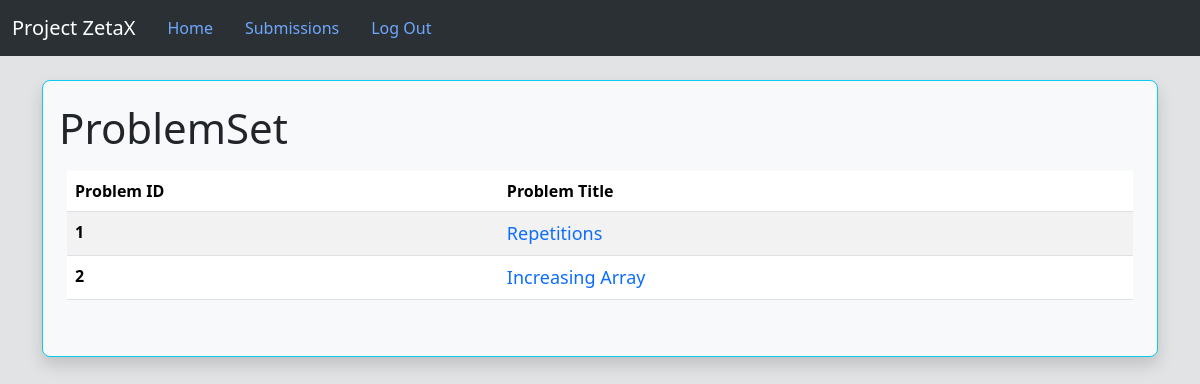
The page /contestant (signed in) on the database as committed earlier.
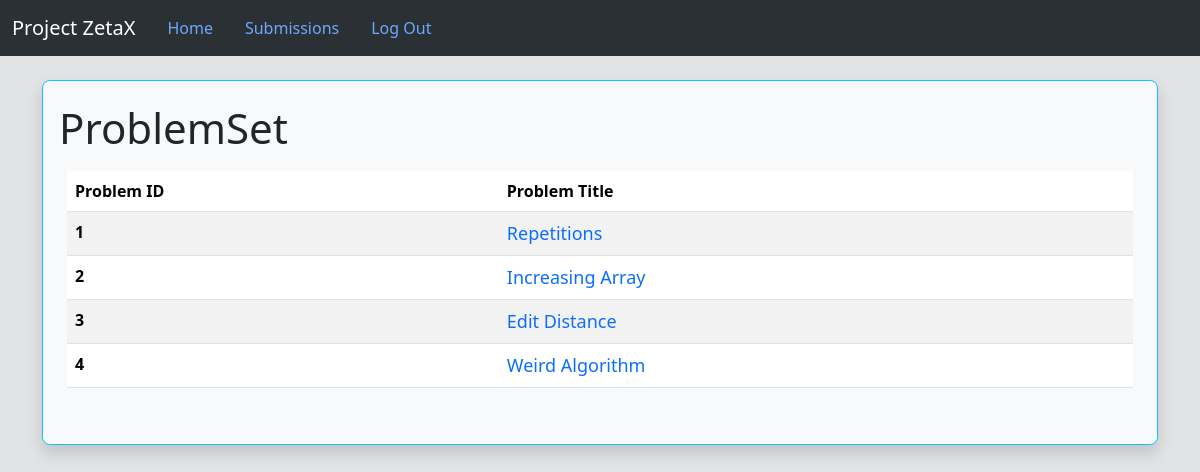
The same page on the database as committed later.
### Project/models.py (models this page shows, shortened)
class Problem(db.Model):
    __bind_key = 'problems'
    id = db.Column(db.Integer, primary_key=True)
    title = db.Column(db.String(100), nullable=False)
    description = db.Column(db.String(2000), nullable=False)
    sample_input = db.Column(db.String(100), nullable=False)
    sample_output = db.Column(db.String(100), nullable=False)
    exe_time = db.Column(db.Integer, nullable=False)
    exe_space = db.Column(db.Integer, nullable=False)
    judging_testcases = db.Column(db.String(1000000),nullable=False)
    exp_testcases_output = db.Column(db.String(1000000),nullable=False)
    user_id = db.Column(db.Integer, db.ForeignKey('user.id'))
    submission = db.relationship('Submissions',backref='problem')

### Project/routes.py (the view)
    def wrapped_function_contestant(*args,**kwargs):
        if (current_user.is_authenticated) and (current_user.type != 'Contestant'):
            flash("Please log in as Contestant to access this page",'error')
            return redirect(url_for('home'))
        return inner_func(*args,**kwargs)

### Project/models.py (called while the page is built)
@login_manager.user_loader
def load_user(id):
    return User.query.get(int(id))

### Project/routes.py (called while the page is built)
def contestant_required(inner_func):
    def wrapped_function_contestant(*args,**kwargs):
        if (current_user.is_authenticated) and (current_user.type != 'Contestant'):
            flash("Please log in as Contestant to access this page",'error')
            return redirect(url_for('home'))
        return inner_func(*args,**kwargs)
    wrapped_function_contestant.__name__ = inner_func.__name__
    return wrapped_function_contestant

@app.route('/contestant', methods= ['GET'])
@login_required
@contestant_required
def show_problems():
    problem_ids = Problem.query.with_entities(Problem.id).all()
    pblm_id_list = [x[0] for x in problem_ids]
    problem_titles = Problem.query.with_entities(Problem.title).all()
    pblm_title_list = [x[0] for x in problem_titles]
    return render_template('contestant.html' , ProblemIDs = pblm_id_list , ProblemTitles = pblm_title_list)

### Project/templates/contestant.html
{% extends 'base.html' %}
{% block content %}
<br>
<div class="container-fluid bg-light border border-info shadow p-3 mb-5 rounded-3">
    <h1><small class="text-dark">ProblemSet</small></h1>
    <div class="p-2 mb-3 rounded">
    <table class="table table-striped table-hover table-bordered=borderless caption-top rounded" >
        <thead>
            <tr>
                <th scope="col">Problem ID</th>
                <th scope="col">Problem Title</th>
            </tr>
        </thead>
        <tbody>
            {% for id in ProblemIDs %}
            <tr>
                <th scope="row">{{id}}</td>
                <td><a class="link-primary link-offset-2 link-underline-opacity-0 link-underline-opacity-100-hover" href="/problem/{{id}}">{{ProblemTitles[loop.index0]}}</a></td>
            </tr>
            {% endfor %}
        </tbody>
    </table>
    </div>
</div>
{% endblock %}

Rows that differ between the two databases and show on the page:
added Problem: title "Edit Distance"
added Problem: title "Weird Algorithm"
Other text that changed with them:
new list line: "3"
new list line: "4"
